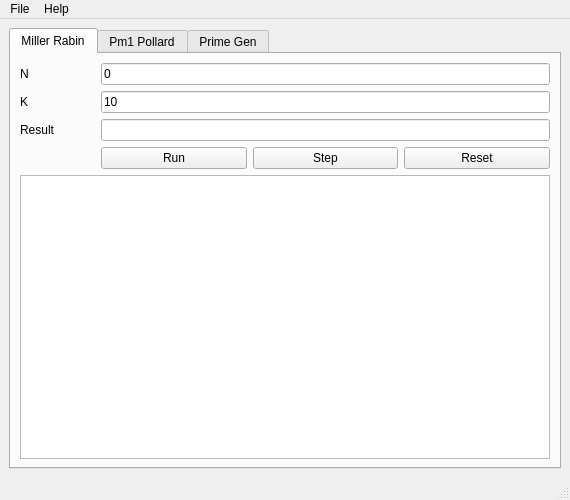
<?xml version="1.0" encoding="UTF-8"?>
<ui version="4.0">
 <class>MainWindow</class>
 <widget class="QMainWindow" name="MainWindow">
  <property name="geometry">
   <rect>
    <x>0</x>
    <y>0</y>
    <width>570</width>
    <height>500</height>
   </rect>
  </property>
  <property name="sizePolicy">
   <sizepolicy hsizetype="MinimumExpanding" vsizetype="MinimumExpanding">
    <horstretch>0</horstretch>
    <verstretch>0</verstretch>
   </sizepolicy>
  </property>
  <property name="minimumSize">
   <size>
    <width>570</width>
    <height>500</height>
   </size>
  </property>
  <property name="windowTitle">
   <string>CryptAlgos</string>
  </property>
  <widget class="QWidget" name="centralwidget">
   <property name="sizePolicy">
    <sizepolicy hsizetype="MinimumExpanding" vsizetype="MinimumExpanding">
     <horstretch>0</horstretch>
     <verstretch>0</verstretch>
    </sizepolicy>
   </property>
   <property name="minimumSize">
    <size>
     <width>570</width>
     <height>459</height>
    </size>
   </property>
   <layout class="QHBoxLayout" name="horizontalLayout_6">
    <item>
     <widget class="QTabWidget" name="tabWidget">
      <property name="sizePolicy">
       <sizepolicy hsizetype="MinimumExpanding" vsizetype="MinimumExpanding">
        <horstretch>0</horstretch>
        <verstretch>0</verstretch>
       </sizepolicy>
      </property>
      <property name="minimumSize">
       <size>
        <width>530</width>
        <height>440</height>
       </size>
      </property>
      <property name="currentIndex">
       <number>0</number>
      </property>
      <widget class="QWidget" name="tab">
       <property name="sizePolicy">
        <sizepolicy hsizetype="MinimumExpanding" vsizetype="MinimumExpanding">
         <horstretch>0</horstretch>
         <verstretch>0</verstretch>
        </sizepolicy>
       </property>
       <property name="minimumSize">
        <size>
         <width>524</width>
         <height>414</height>
        </size>
       </property>
       <attribute name="title">
        <string>Miller Rabin</string>
       </attribute>
       <layout class="QVBoxLayout" name="verticalLayout_4">
        <item>
         <layout class="QVBoxLayout" name="verticalLayout_2">
          <property name="sizeConstraint">
           <enum>QLayout::SetNoConstraint</enum>
          </property>
          <item>
           <layout class="QFormLayout" name="formLayout">
            <property name="sizeConstraint">
             <enum>QLayout::SetNoConstraint</enum>
            </property>
            <property name="fieldGrowthPolicy">
             <enum>QFormLayout::AllNonFixedFieldsGrow</enum>
            </property>
            <item row="0" column="0">
             <widget class="QLabel" name="label">
              <property name="sizePolicy">
               <sizepolicy hsizetype="MinimumExpanding" vsizetype="Preferred">
                <horstretch>0</horstretch>
                <verstretch>0</verstretch>
               </sizepolicy>
              </property>
              <property name="text">
               <string>N</string>
              </property>
             </widget>
            </item>
            <item row="0" column="1">
             <widget class="QLineEdit" name="txt_mr_n">
              <property name="text">
               <string>0</string>
              </property>
             </widget>
            </item>
            <item row="1" column="0">
             <widget class="QLabel" name="label_2">
              <property name="sizePolicy">
               <sizepolicy hsizetype="MinimumExpanding" vsizetype="Preferred">
                <horstretch>0</horstretch>
                <verstretch>0</verstretch>
               </sizepolicy>
              </property>
              <property name="text">
               <string>K</string>
              </property>
             </widget>
            </item>
            <item row="1" column="1">
             <widget class="QLineEdit" name="txt_mr_k">
              <property name="text">
               <string>10</string>
              </property>
             </widget>
            </item>
            <item row="2" column="0">
             <widget class="QLabel" name="label_3">
              <property name="sizePolicy">
               <sizepolicy hsizetype="MinimumExpanding" vsizetype="Preferred">
                <horstretch>0</horstretch>
                <verstretch>0</verstretch>
               </sizepolicy>
              </property>
              <property name="text">
               <string>Result</string>
              </property>
             </widget>
            </item>
            <item row="2" column="1">
             <widget class="QLineEdit" name="txt_mr_res">
              <property name="readOnly">
               <bool>true</bool>
              </property>
             </widget>
            </item>
            <item row="3" column="0">
             <spacer name="horizontalSpacer">
              <property name="orientation">
               <enum>Qt::Horizontal</enum>
              </property>
              <property name="sizeHint" stdset="0">
               <size>
                <width>75</width>
                <height>20</height>
               </size>
              </property>
             </spacer>
            </item>
            <item row="3" column="1">
             <layout class="QHBoxLayout" name="horizontalLayout">
              <property name="sizeConstraint">
               <enum>QLayout::SetNoConstraint</enum>
              </property>
              <item>
               <widget class="QPushButton" name="btn_mr_run">
                <property name="sizePolicy">
                 <sizepolicy hsizetype="MinimumExpanding" vsizetype="Fixed">
                  <horstretch>0</horstretch>
                  <verstretch>0</verstretch>
                 </sizepolicy>
                </property>
                <property name="text">
                 <string>Run</string>
                </property>
               </widget>
              </item>
              <item>
               <widget class="QPushButton" name="btn_mr_step">
                <property name="sizePolicy">
                 <sizepolicy hsizetype="MinimumExpanding" vsizetype="Fixed">
                  <horstretch>0</horstretch>
                  <verstretch>0</verstretch>
                 </sizepolicy>
                </property>
                <property name="text">
                 <string>Step</string>
                </property>
               </widget>
              </item>
              <item>
               <widget class="QPushButton" name="btn_mr_reset">
                <property name="sizePolicy">
                 <sizepolicy hsizetype="MinimumExpanding" vsizetype="Fixed">
                  <horstretch>0</horstretch>
                  <verstretch>0</verstretch>
                 </sizepolicy>
                </property>
                <property name="text">
                 <string>Reset</string>
                </property>
               </widget>
              </item>
             </layout>
            </item>
           </layout>
          </item>
          <item>
           <widget class="QPlainTextEdit" name="txt_mr_exec">
            <property name="lineWrapMode">
             <enum>QPlainTextEdit::NoWrap</enum>
            </property>
            <property name="textInteractionFlags">
             <set>Qt::TextSelectableByMouse</set>
            </property>
           </widget>
          </item>
         </layout>
        </item>
       </layout>
      </widget>
      <widget class="QWidget" name="tab_2">
       <property name="sizePolicy">
        <sizepolicy hsizetype="MinimumExpanding" vsizetype="MinimumExpanding">
         <horstretch>0</horstretch>
         <verstretch>0</verstretch>
        </sizepolicy>
       </property>
       <property name="minimumSize">
        <size>
         <width>524</width>
         <height>414</height>
        </size>
       </property>
       <attribute name="title">
        <string>Pm1 Pollard</string>
       </attribute>
       <layout class="QVBoxLayout" name="verticalLayout_6">
        <item>
         <layout class="QVBoxLayout" name="verticalLayout">
          <property name="sizeConstraint">
           <enum>QLayout::SetNoConstraint</enum>
          </property>
          <item>
           <layout class="QFormLayout" name="formLayout_2">
            <property name="sizeConstraint">
             <enum>QLayout::SetNoConstraint</enum>
            </property>
            <property name="fieldGrowthPolicy">
             <enum>QFormLayout::AllNonFixedFieldsGrow</enum>
            </property>
            <item row="0" column="0">
             <widget class="QLabel" name="label_4">
              <property name="sizePolicy">
               <sizepolicy hsizetype="MinimumExpanding" vsizetype="Preferred">
                <horstretch>0</horstretch>
                <verstretch>0</verstretch>
               </sizepolicy>
              </property>
              <property name="text">
               <string>N</string>
              </property>
             </widget>
            </item>
            <item row="0" column="1">
             <widget class="QLineEdit" name="txt_pm_n">
              <property name="text">
               <string>1</string>
              </property>
             </widget>
            </item>
            <item row="1" column="0">
             <widget class="QLabel" name="label_5">
              <property name="sizePolicy">
               <sizepolicy hsizetype="MinimumExpanding" vsizetype="Preferred">
                <horstretch>0</horstretch>
                <verstretch>0</verstretch>
               </sizepolicy>
              </property>
              <property name="text">
               <string>B</string>
              </property>
             </widget>
            </item>
            <item row="1" column="1">
             <widget class="QLineEdit" name="txt_pm_b">
              <property name="text">
               <string>0</string>
              </property>
             </widget>
            </item>
            <item row="2" column="0">
             <widget class="QLabel" name="label_6">
              <property name="sizePolicy">
               <sizepolicy hsizetype="MinimumExpanding" vsizetype="Preferred">
                <horstretch>0</horstretch>
                <verstretch>0</verstretch>
               </sizepolicy>
              </property>
              <property name="text">
               <string>It</string>
              </property>
             </widget>
            </item>
            <item row="2" column="1">
             <widget class="QLineEdit" name="txt_pm_it">
              <property name="text">
               <string>10</string>
              </property>
             </widget>
            </item>
            <item row="3" column="0">
             <widget class="QLabel" name="label_9">
              <property name="sizePolicy">
               <sizepolicy hsizetype="MinimumExpanding" vsizetype="Preferred">
                <horstretch>0</horstretch>
                <verstretch>0</verstretch>
               </sizepolicy>
              </property>
              <property name="text">
               <string>Result</string>
              </property>
             </widget>
            </item>
            <item row="3" column="1">
             <widget class="QLineEdit" name="txt_pm_res">
              <property name="readOnly">
               <bool>true</bool>
              </property>
             </widget>
            </item>
            <item row="4" column="0">
             <spacer name="horizontalSpacer_2">
              <property name="orientation">
               <enum>Qt::Horizontal</enum>
              </property>
              <property name="sizeHint" stdset="0">
               <size>
                <width>75</width>
                <height>20</height>
               </size>
              </property>
             </spacer>
            </item>
            <item row="4" column="1">
             <layout class="QHBoxLayout" name="horizontalLayout_3">
              <property name="sizeConstraint">
               <enum>QLayout::SetNoConstraint</enum>
              </property>
              <property name="rightMargin">
               <number>0</number>
              </property>
              <item>
               <widget class="QPushButton" name="btn_pm_run">
                <property name="sizePolicy">
                 <sizepolicy hsizetype="MinimumExpanding" vsizetype="Fixed">
                  <horstretch>0</horstretch>
                  <verstretch>0</verstretch>
                 </sizepolicy>
                </property>
                <property name="text">
                 <string>Run</string>
                </property>
               </widget>
              </item>
              <item>
               <widget class="QPushButton" name="btn_pm_step">
                <property name="sizePolicy">
                 <sizepolicy hsizetype="MinimumExpanding" vsizetype="Fixed">
                  <horstretch>0</horstretch>
                  <verstretch>0</verstretch>
                 </sizepolicy>
                </property>
                <property name="text">
                 <string>Step</string>
                </property>
               </widget>
              </item>
              <item>
               <widget class="QPushButton" name="btn_pm_reset">
                <property name="sizePolicy">
                 <sizepolicy hsizetype="MinimumExpanding" vsizetype="Fixed">
                  <horstretch>0</horstretch>
                  <verstretch>0</verstretch>
                 </sizepolicy>
                </property>
                <property name="text">
                 <string>Reset</string>
                </property>
               </widget>
              </item>
             </layout>
            </item>
           </layout>
          </item>
          <item>
           <widget class="QPlainTextEdit" name="txt_pm_exec">
            <property name="lineWrapMode">
             <enum>QPlainTextEdit::NoWrap</enum>
            </property>
            <property name="textInteractionFlags">
             <set>Qt::TextSelectableByMouse</set>
            </property>
           </widget>
          </item>
         </layout>
        </item>
       </layout>
      </widget>
      <widget class="QWidget" name="tab_3">
       <property name="sizePolicy">
        <sizepolicy hsizetype="MinimumExpanding" vsizetype="MinimumExpanding">
         <horstretch>0</horstretch>
         <verstretch>0</verstretch>
        </sizepolicy>
       </property>
       <property name="minimumSize">
        <size>
         <width>524</width>
         <height>414</height>
        </size>
       </property>
       <attribute name="title">
        <string>Prime Gen</string>
       </attribute>
       <layout class="QVBoxLayout" name="verticalLayout_5">
        <item>
         <layout class="QVBoxLayout" name="verticalLayout_3">
          <property name="sizeConstraint">
           <enum>QLayout::SetNoConstraint</enum>
          </property>
          <item>
           <layout class="QFormLayout" name="formLayout_3">
            <property name="sizeConstraint">
             <enum>QLayout::SetNoConstraint</enum>
            </property>
            <property name="fieldGrowthPolicy">
             <enum>QFormLayout::AllNonFixedFieldsGrow</enum>
            </property>
            <item row="0" column="0">
             <widget class="QLabel" name="label_7">
              <property name="sizePolicy">
               <sizepolicy hsizetype="MinimumExpanding" vsizetype="Preferred">
                <horstretch>0</horstretch>
                <verstretch>0</verstretch>
               </sizepolicy>
              </property>
              <property name="text">
               <string>Size</string>
              </property>
             </widget>
            </item>
            <item row="0" column="1">
             <widget class="QLineEdit" name="txt_pg_size">
              <property name="text">
               <string>1</string>
              </property>
             </widget>
            </item>
            <item row="1" column="0">
             <widget class="QLabel" name="label_8">
              <property name="sizePolicy">
               <sizepolicy hsizetype="MinimumExpanding" vsizetype="Preferred">
                <horstretch>0</horstretch>
                <verstretch>0</verstretch>
               </sizepolicy>
              </property>
              <property name="text">
               <string>Result</string>
              </property>
             </widget>
            </item>
            <item row="1" column="1">
             <widget class="QLineEdit" name="txt_pg_res">
              <property name="readOnly">
               <bool>true</bool>
              </property>
             </widget>
            </item>
            <item row="2" column="1">
             <layout class="QHBoxLayout" name="horizontalLayout_5">
              <property name="sizeConstraint">
               <enum>QLayout::SetNoConstraint</enum>
              </property>
              <item>
               <widget class="QPushButton" name="btn_pg_run">
                <property name="sizePolicy">
                 <sizepolicy hsizetype="MinimumExpanding" vsizetype="Fixed">
                  <horstretch>0</horstretch>
                  <verstretch>0</verstretch>
                 </sizepolicy>
                </property>
                <property name="text">
                 <string>Run</string>
                </property>
               </widget>
              </item>
              <item>
               <widget class="QPushButton" name="btn_pg_step">
                <property name="sizePolicy">
                 <sizepolicy hsizetype="MinimumExpanding" vsizetype="Fixed">
                  <horstretch>0</horstretch>
                  <verstretch>0</verstretch>
                 </sizepolicy>
                </property>
                <property name="text">
                 <string>Step</string>
                </property>
               </widget>
              </item>
              <item>
               <widget class="QPushButton" name="btn_pg_reset">
                <property name="sizePolicy">
                 <sizepolicy hsizetype="MinimumExpanding" vsizetype="Fixed">
                  <horstretch>0</horstretch>
                  <verstretch>0</verstretch>
                 </sizepolicy>
                </property>
                <property name="text">
                 <string>Reset</string>
                </property>
               </widget>
              </item>
             </layout>
            </item>
            <item row="2" column="0">
             <spacer name="horizontalSpacer_3">
              <property name="orientation">
               <enum>Qt::Horizontal</enum>
              </property>
              <property name="sizeHint" stdset="0">
               <size>
                <width>75</width>
                <height>20</height>
               </size>
              </property>
             </spacer>
            </item>
           </layout>
          </item>
          <item>
           <widget class="QPlainTextEdit" name="txt_pg_exec">
            <property name="lineWrapMode">
             <enum>QPlainTextEdit::NoWrap</enum>
            </property>
            <property name="textInteractionFlags">
             <set>Qt::TextSelectableByMouse</set>
            </property>
           </widget>
          </item>
         </layout>
        </item>
       </layout>
      </widget>
     </widget>
    </item>
   </layout>
  </widget>
  <widget class="QMenuBar" name="menubar">
   <property name="geometry">
    <rect>
     <x>0</x>
     <y>0</y>
     <width>570</width>
     <height>21</height>
    </rect>
   </property>
   <widget class="QMenu" name="menuFichier">
    <property name="title">
     <string>File</string>
    </property>
    <addaction name="actionQuitter"/>
   </widget>
   <widget class="QMenu" name="menu">
    <property name="title">
     <string>Help</string>
    </property>
    <addaction name="actionA_propos"/>
   </widget>
   <addaction name="menuFichier"/>
   <addaction name="menu"/>
  </widget>
  <widget class="QStatusBar" name="statusbar"/>
  <action name="actionQuitter">
   <property name="text">
    <string>Exit</string>
   </property>
  </action>
  <action name="actionA_propos">
   <property name="text">
    <string>About</string>
   </property>
  </action>
 </widget>
 <resources/>
 <connections>
  <connection>
   <sender>actionQuitter</sender>
   <signal>triggered()</signal>
   <receiver>MainWindow</receiver>
   <slot>close()</slot>
   <hints>
    <hint type="sourcelabel">
     <x>-1</x>
     <y>-1</y>
    </hint>
    <hint type="destinationlabel">
     <x>285</x>
     <y>141</y>
    </hint>
   </hints>
  </connection>
 </connections>
</ui>
